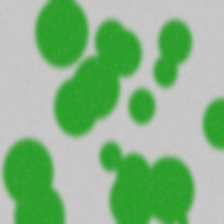
#> input picture sample.png, 224 x 224 px
$ python -i synth_generator.py   (imports and definitions only)
#> lines starting #> are read from the running program, lines starting #| are printed output that depends on the picture
#> further down, picture is the input picture: PIL image 224x224 RGB; mean R, G, B 135.1, 182.4, 134.3
# vision/synth_generator.py
"""
Synthetic Image Generator
------------------------
This module creates simple synthetic microgreens images by generating canopy-like masks,
colorizing them, and applying dust/noise overlays.

Run directly to generate a dataset:
    python vision/synth_generator.py
"""

import os
import random
import numpy as np
from PIL import Image, ImageDraw, ImageFilter

# ---------------------------------------------------------------
# [26 lines left out: functions generate_canopy_mask, colorize_mask, not called in this run]

# ---------------------------------------------------------------
def add_dust(img):
    """
    Adds noise simulating environmental dust.
    """
    w, h = img.size
#> w = 224; h = 224
    dust = Image.effect_noise((w, h), 64).convert('L')
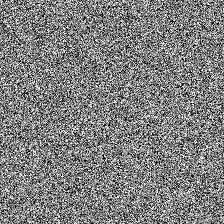
#> dust: PIL image 224x224 L; min 0, max 255, mean 127.3
    dust = dust.point(lambda p: p > 240 and 255)
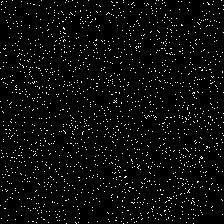
#> dust: PIL image 224x224 L; 3.8% white in thin lines or dots
    dust = dust.filter(ImageFilter.GaussianBlur(2))
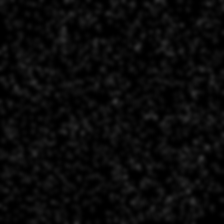
#> dust: PIL image 224x224 L; min 0, max 49, mean 9.9
    img.paste((180, 160, 160), (0, 0), dust)
    return img

# ---------------------------------------------------------------
# [18 lines left out: function gen_dataset, not called in this run]

# ---------------------------------------------------------------
# [2 lines not run here, left out]

>>> from PIL import Image
>>> picture = Image.open('../sample.png')
>>> result = add_dust(picture)
